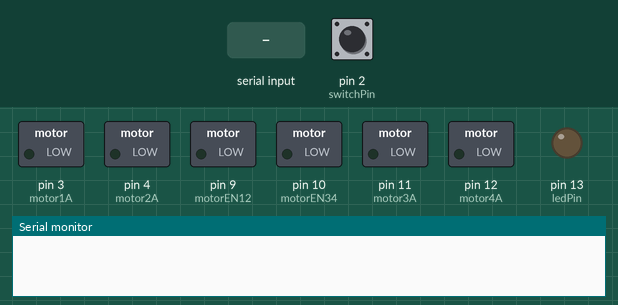
The sketch below on a simulated Arduino Uno, built with avr-gcc and run on an emulated ATmega328P. Shown: switched loads named in the sketch (green lamp = pin HIGH), output pins drawn as LEDs (lit = HIGH), the last lines printed to the serial monitor. The inputs (shaded band) are chosen by the test bench; at power-on: pin 2 (switchPin) LOW.

Above: at 1.2 s.
1.3 s: pin 2 (switchPin) pulled HIGH for 0.15 s
At 1.37 s:
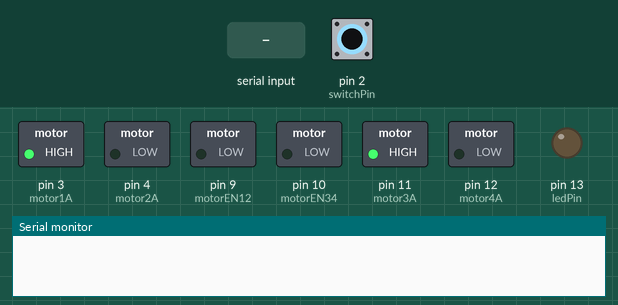
2.9 s: "1" received over Serial
4.4 s: pin 2 (switchPin) pulled HIGH for 1 s
At 4.8 s:
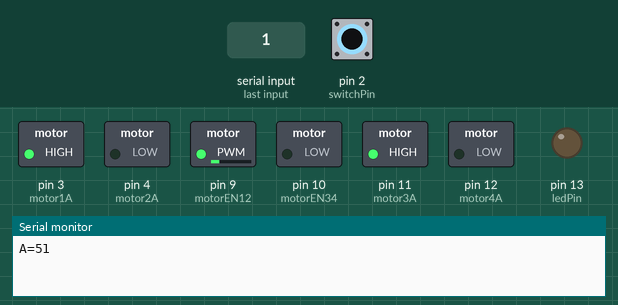
6.9 s: pin 2 (switchPin) pulled HIGH for 3.2 s
At 11.5 s:
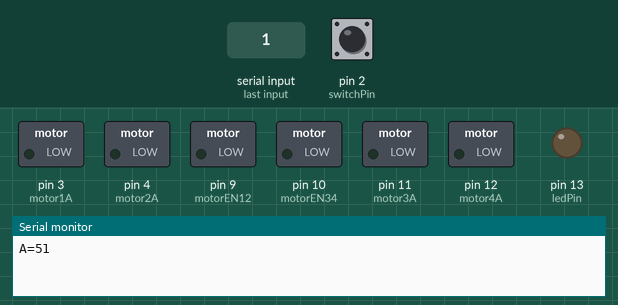
Timing chart, 0 to 12.6 s (numbered marks = the images above; inputs shaded):
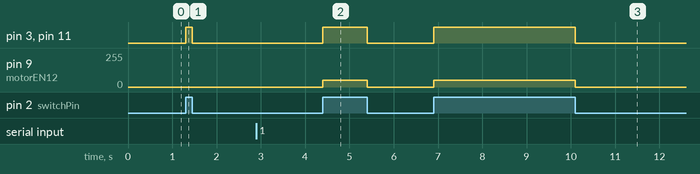

The sketch:

puente_H.ino
```cpp
// Basic H-Bridge Motor Driver Control
// Author:          Nickolas Andersen
// Original Date:   06/14/2010
//                            Version 1
// Very modified version of "DC Motor Control Using an H-Bridge" from ITP Physical Computing
// http://itp.nyu.edu/physcomp/Labs/DCMotorControl

/*
  High Level Operation:
  User:     Uses serial terminal, PS2 gamepad to send commands.
  Arduino:  Accepts serial commands, PS2 gamepad commands.
  Arduino:  Controls the SN75441 Dual H-Bridge Motor Driver IC.
*/

// The switchPin allows or disallows motor control.
// The motor's "EN" pin on and set with a value. (on a PWM pin.)
// Motor1A/Motor2A (and Motor3A/4A) can be set HIGH or LOW each so that polarity (spin direction) is set.

// Global Variables
  const int switchPin = 2;    // switch input

  const int motorEN12 = 9;
  const int motor1A   = 3;
  const int motor2A   = 4;

  const int motorEN34 = 10;
  const int motor3A   = 11;
  const int motor4A   = 12;

  const int ledPin = 13;      // LED

  char SerialValue;

  int speedvalueA = 0 ;
  int speedvalueB = 0 ;


void setup() {

  Serial.begin(57600);
  pinMode(switchPin, INPUT); // set the switch as an input:

  // Set Motor pins as output
  pinMode(motorEN12, OUTPUT);
  pinMode(motor1A, OUTPUT);
  pinMode(motor2A, OUTPUT);

  pinMode(motorEN34, OUTPUT);
  pinMode(motor3A, OUTPUT);
  pinMode(motor4A, OUTPUT);

  pinMode(ledPin, OUTPUT);
}


void loop()
  {
  if (Serial.available() > 0)  { Check4SerialCOMMANDS() ; }

  if (digitalRead(switchPin) == HIGH)
    {
    analogWrite(motorEN12, speedvalueA);
    digitalWrite(motor1A, HIGH);
    digitalWrite(motor2A, LOW);

    analogWrite(motorEN34, speedvalueB);
    digitalWrite(motor3A, HIGH);
    digitalWrite(motor4A, LOW);
    }
  else
    {
    digitalWrite(motorEN12, LOW);
    digitalWrite(motorEN34, LOW);
    digitalWrite(motor1A, LOW);
    digitalWrite(motor2A, LOW);
    digitalWrite(motor3A, LOW);
    digitalWrite(motor4A, LOW);
    }
  }

  void Check4SerialCOMMANDS()
  {
  SerialValue = Serial.read() ;   // Do a serial data read.
    if (  (SerialValue==('0') or (SerialValue==(char(0)))))    {  speedvalueA = 0;   Serial.print("A="); Serial.print(speedvalueA); Serial.println(" "); return; }
    if (  (SerialValue==('1') or (SerialValue==(char(1)))))    {  speedvalueA = 51;  Serial.print("A="); Serial.print(speedvalueA); Serial.println(" "); return; }
    if (  (SerialValue==('2') or (SerialValue==(char(2)))))    {  speedvalueA = 102; Serial.print("A="); Serial.print(speedvalueA); Serial.println(" "); return; }
    if (  (SerialValue==('3') or (SerialValue==(char(3)))))    {  speedvalueA = 153; Serial.print("A="); Serial.print(speedvalueA); Serial.println(" "); return; }
    if (  (SerialValue==('4') or (SerialValue==(char(4)))))    {  speedvalueA = 204; Serial.print("A="); Serial.print(speedvalueA); Serial.println(" "); return; }
    if (  (SerialValue==('5') or (SerialValue==(char(5)))))    {  speedvalueA = 255; Serial.print("A="); Serial.print(speedvalueA); Serial.println(" "); return; }

    if (  (SerialValue==('p') or (SerialValue==(char('p')))))  {  speedvalueB = 0;   Serial.print("B="); Serial.print(speedvalueB); Serial.println(" "); return; }
    if (  (SerialValue==('q') or (SerialValue==(char('q')))))  {  speedvalueB = 51;  Serial.print("B="); Serial.print(speedvalueB); Serial.println(" "); return; }
    if (  (SerialValue==('w') or (SerialValue==(char('w')))))  {  speedvalueB = 102; Serial.print("B="); Serial.print(speedvalueB); Serial.println(" "); return; }
    if (  (SerialValue==('e') or (SerialValue==(char('e')))))  {  speedvalueB = 153; Serial.print("B="); Serial.print(speedvalueB); Serial.println(" "); return; }
    if (  (SerialValue==('r') or (SerialValue==(char('r')))))  {  speedvalueB = 204; Serial.print("B="); Serial.print(speedvalueB); Serial.println(" "); return; }
    if (  (SerialValue==('t') or (SerialValue==(char('t')))))  {  speedvalueB = 255; Serial.print("B="); Serial.print(speedvalueB); Serial.println(" "); return; }
  }

/*
  -------------------------------------------
   DESCRIPCIÓN DE CONEXIONES
  -------------------------------------------
  SN754410 Pinout:Function/Pin Function/Pin
  1,2EN (1)    (16) Vcc1
  1A    (2)    (15) 4A
  1Y    (3)    (14) 4Y
  GND   (4)    (13) GND
  GND   (5)    (12) GND
  2Y    (6)    (11) 3Y
  2A    (7)    (10) 3A
  Vcc2  (8)    (9)  3,4EN

  Main Circuit Wiring:
  SN754410 to Arduino Hookups:
  SN754410 1,2EN to  Arduino 9
  SN754410 1A to Arduino 3
  SN754410 1Y to Motor +
  SN754410 GND to Circuit Ground
  SN754410 GND to Circuit Ground
  SN754410 2Y to Motor -
  SN754410 2A to Arduino 4
  SN754410 Vcc2 to External Battery
  SN754410 3,4EN to Arduino 10
  SN754410 3A to Arduino 11
  SN754410 3Y to Motor +
  SN754410 GND to Circuit Ground
  SN754410 GND to Circuit Ground
  SN754410 4Y to Motor -
  SN754410 4A to Arduino12
  SN754410 Vcc1 to Arduino
*/
```

Measured:
- after the input at 1.3 s, pin 3 (motor1A), pin 11 (motor3A): LOW → HIGH at once, → LOW 0.15 s later
- after the input at 4.4 s, pin 3 (motor1A), pin 11 (motor3A): LOW → HIGH at once, → LOW 1.0 s later; pin 9 (motorEN12): 0/255 → 51/255 at once, → 0/255 1.0 s later
- after the input at 6.9 s, pin 3 (motor1A), pin 11 (motor3A): LOW → HIGH at once, → LOW 3.2 s later; pin 9 (motorEN12): 0/255 → 51/255 at once, → 0/255 3.2 s later
